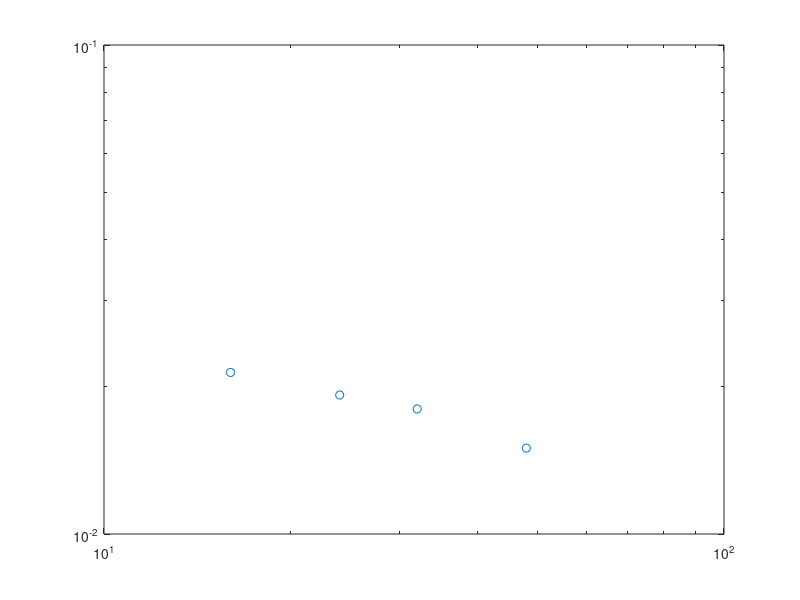

This chart was generated by the following MATLAB code: (Note: this script raises an error after producing the figure.)
Lx = [16,24, 32,  48];
A_cdw = [0.021398, 0.019240,0.018020, 0.014984];
h1 = loglog(Lx, A_cdw,'o');hold on;



fit_x = Lx;
p = fit(log(Lx(1:end)'),log(A_cdw(1:end)'),'poly1');
fprintf('Kc=%.5f\n',-p.p1*2);
x = fit_x(1):0.5:fit_x(end);
fl=loglog(Lx,exp(p.p2)*(Lx).^p.p1,'-.');
T=text(30,0.02,['$K_{c}=',num2str(-p.p1*2),'$']);
set(T,'Interpreter','latex');
set(T,'Fontsize',28);

%stop at middle to see if measurement different

set(gca,'fontsize',24);
set(gca,'linewidth',1.5);
set(get(gca,'Children'),'linewidth',3); % Set line width 1.5 pounds
set(h1,'markersize',10);
xlabel('$L_x$','Interpreter','latex');
ylabel('$A_{cdw}$','Interpreter','latex');
set(get(gca,'XLabel'),'FontSize',24); 
set(get(gca,'YLabel'),'FontSize',24); 
